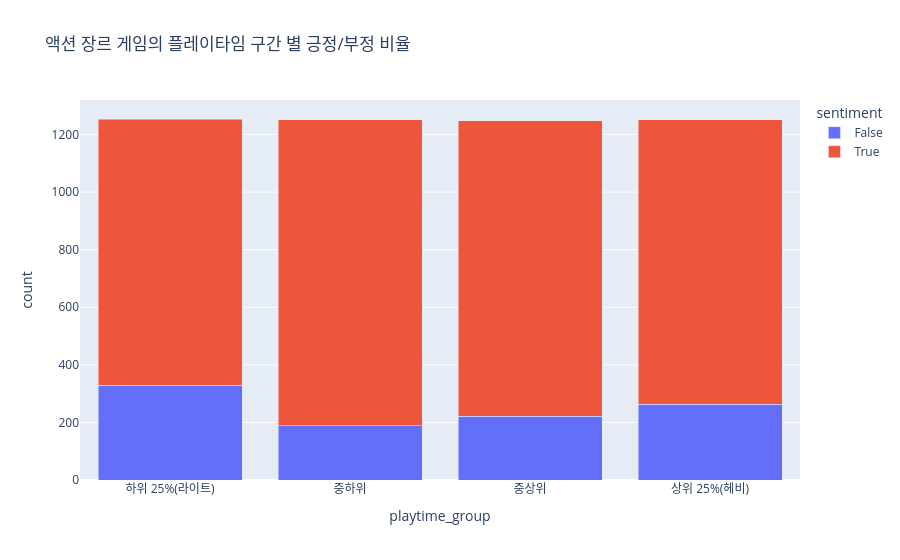

Notebook cell for this chart:
### Code cell
# 3. 시각화 (Stacked Bar Chart)
fig = px.bar(review_ac.groupby(['playtime_group', 'sentiment']).size().reset_index(name='count'), 
            x="playtime_group", 
            y="count", 
            color="sentiment",
            barmode="stack",
            title = "액션 장르 게임의 플레이타임 구간 별 긍정/부정 비율") # 일단 쌓기 모드로 생성

fig.show()

### Figure 1 — Plotly figure (JSON) as saved in the notebook; plotly's stock layout.template omitted (floating-point values rounded to 4 significant figures)
{"data": [{"hovertemplate": "sentiment=False<br>playtime_group=%{x}<br>count=%{y}<extra></extra>", "legendgroup": "False", "marker": {"color": "#636efa", "pattern": {"shape": ""}}, "name": "False", "orientation": "v", "showlegend": true, "textposition": "auto", "type": "bar", "x": ["하위 25%(라이트)", "중하위", "중상위", "상위 25%(헤비)"], "xaxis": "x", "y": [330, 188, 222, 264], "yaxis": "y"}, {"hovertemplate": "sentiment=True<br>playtime_group=%{x}<br>count=%{y}<extra></extra>", "legendgroup": "True", "marker": {"color": "#EF553B", "pattern": {"shape": ""}}, "name": "True", "orientation": "v", "showlegend": true, "textposition": "auto", "type": "bar", "x": ["하위 25%(라이트)", "중하위", "중상위", "상위 25%(헤비)"], "xaxis": "x", "y": [924, 1064, 1026, 988], "yaxis": "y"}], "layout": {"barmode": "stack", "legend": {"title": {"text": "sentiment"}, "tracegroupgap": 0}, "title": {"text": "액션 장르 게임의 플레이타임 구간 별 긍정/부정 비율"}, "xaxis": {"anchor": "y", "domain": [0, 1], "title": {"text": "playtime_group"}}, "yaxis": {"anchor": "x", "domain": [0, 1], "title": {"text": "count"}}}}
